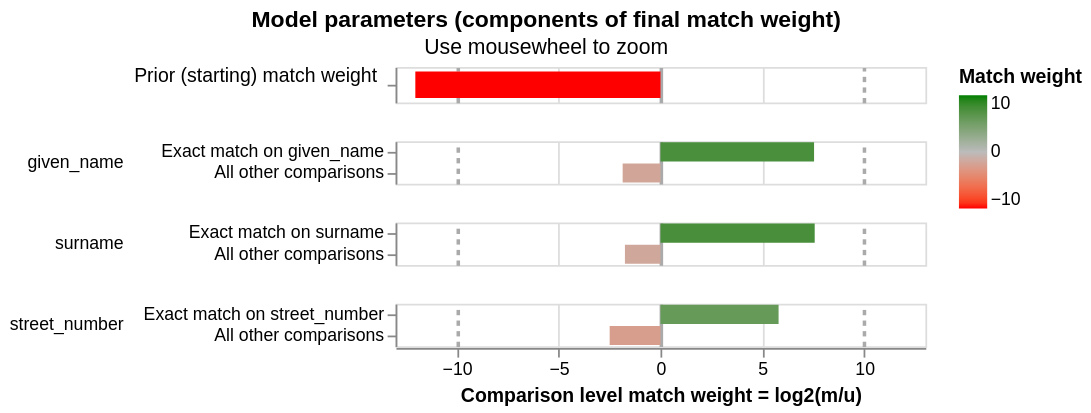

Notebook code for this chart:
### Markdown cell above
We can now visualise some of the details of our models. We can look at the match weights, which tell us the relative importance for/against a match for each of our comparsion levels.

Comparing the two models will show the added benefit we get in the more detailed model --- what in the simple model is classed as 'all other comparisons' is instead broken down further, and we can see that the detail of how this is broken down in fact gives us quite a bit of useful information about the likelihood of a match.

### Code cell
linker_simple.visualisations.match_weights_chart()

### Figure 1 — Vega-Lite specification as saved in the notebook (floating-point values rounded to 4 significant figures)
{"config": {"view": {"continuousWidth": 300, "continuousHeight": 300, "discreteHeight": 60, "discreteWidth": 400}, "header": {"title": null}, "mark": {"tooltip": null}, "title": {"anchor": "middle"}}, "vconcat": [{"mark": {"type": "bar", "clip": true, "height": 15}, "encoding": {"color": {"field": "log2_bayes_factor", "scale": {"domain": [-10, 0, 10], "interpolate": "lab", "range": ["red", "#bbbbbb", "green"]}, "title": "Match weight", "type": "quantitative"}, "tooltip": [{"field": "comparison_name", "title": "Comparison name", "type": "nominal"}, {"field": "probability_two_random_records_match", "format": ".4f", "title": "Probability two random records match", "type": "nominal"}, {"field": "log2_bayes_factor", "format": ",.4f", "title": "Equivalent match weight", "type": "quantitative"}, {"field": "bayes_factor_description", "title": "Match weight description", "type": "nominal"}], "x": {"axis": {"domain": false, "gridColor": {"condition": {"test": "abs(datum.value / 10)  <= 1 & datum.value % 10 === 0", "value": "#aaa"}, "value": "#ddd"}, "gridDash": {"condition": {"test": "abs(datum.value / 10) == 1", "value": [3]}, "value": null}, "gridWidth": {"condition": {"test": "abs(datum.value / 10)  <= 1 & datum.value % 10 === 0", "value": 2}, "value": 1}, "labels": false, "ticks": false, "title": ""}, "field": "log2_bayes_factor", "scale": {"domain": [-13, 13]}, "type": "quantitative"}, "y": {"axis": {"title": "Prior (starting) match weight", "titleAlign": "right", "titleAngle": 0, "titleFontWeight": "normal"}, "field": "label_for_charts", "sort": {"field": "comparison_vector_value", "order": "descending"}, "type": "nominal"}}, "height": 20, "transform": [{"filter": "(datum.comparison_name == 'probability_two_random_records_match')"}]}, {"mark": {"type": "bar", "clip": true}, "encoding": {"color": {"field": "log2_bayes_factor", "scale": {"domain": [-10, 0, 10], "interpolate": "lab", "range": ["red", "#bbbbbb", "green"]}, "title": "Match weight", "type": "quantitative"}, "row": {"field": "comparison_name", "header": {"labelAlign": "left", "labelAnchor": "middle", "labelAngle": 0}, "sort": {"field": "comparison_sort_order"}, "type": "nominal"}, "tooltip": [{"field": "comparison_name", "title": "Comparison name", "type": "nominal"}, {"field": "label_for_charts", "title": "Label", "type": "ordinal"}, {"field": "sql_condition", "title": "SQL condition", "type": "nominal"}, {"field": "m_probability", "format": ".10~g", "title": "M probability", "type": "quantitative"}, {"field": "u_probability", "format": ".10~g", "title": "U probability", "type": "quantitative"}, {"field": "bayes_factor", "format": ",.6f", "title": "Bayes factor = m/u", "type": "quantitative"}, {"field": "log2_bayes_factor", "format": ".4~g", "title": "Match weight = log2(m/u)", "type": "quantitative"}, {"field": "bayes_factor_description", "title": "Match weight description", "type": "nominal"}, {"field": "m_probability_description", "title": "m probability description", "type": "nominal"}, {"field": "u_probability_description", "title": "u probability description", "type": "nominal"}], "x": {"axis": {"gridColor": {"condition": {"test": "abs(datum.value / 10)  <= 1 & datum.value % 10 === 0", "value": "#aaa"}, "value": "#ddd"}, "gridDash": {"condition": {"test": "abs(datum.value / 10) == 1", "value": [3]}, "value": null}, "gridWidth": {"condition": {"test": "abs(datum.value / 10)  <= 1 & datum.value % 10 === 0", "value": 2}, "value": 1}, "title": "Comparison level match weight = log2(m/u)"}, "field": "log2_bayes_factor", "scale": {"domain": [-13, 13]}, "type": "quantitative"}, "y": {"axis": {"title": null}, "field": "label_for_charts", "sort": {"field": "comparison_vector_value", "order": "descending"}, "type": "nominal"}}, "height": {"step": 12}, "resolve": {"axis": {"y": "independent"}, "scale": {"y": "independent"}}, "transform": [{"filter": "(datum.comparison_name != 'probability_two_random_records_match')"}]}], "data": {"name": "data-45e7ce5366bc843b8fe536bdcc54b970"}, "params": [{"name": "mouse_zoom", "select": {"type": "interval", "encodings": ["x"]}, "bind": "scales", "views": []}], "resolve": {"axis": {"y": "independent"}, "scale": {"y": "independent"}}, "title": {"text": "Model parameters (components of final match weight)", "subtitle": "Use mousewheel to zoom"}, "$schema": "https://vega.github.io/schema/vega-lite/v5.9.3.json", "datasets": {"data-45e7ce5366bc843b8fe536bdcc54b970": [{"comparison_name": "probability_two_random_records_match", "sql_condition": null, "label_for_charts": "", "m_probability": null, "u_probability": null, "m_probability_description": null, "u_probability_description": null, "has_tf_adjustments": false, "tf_adjustment_column": null, "tf_adjustment_weight": null, "is_null_level": false, "bayes_factor": 0.000239, "log2_bayes_factor": -12.03, "comparison_vector_value": 0, "max_comparison_vector_value": 0, "bayes_factor_description": "The probability that two random records drawn at random match is 0.000 or one in  4,185.9 records.This is equivalent to a starting match weight of -12.031.", "probability_two_random_records_match": 0.0002389, "comparison_sort_order": -1}, {"comparison_name": "given_name", "sql_condition": "\"given_name_l\" = \"given_name_r\"", "label_for_charts": "Exact match on given_name", "m_probability": 0.7249, "u_probability": 0.003903, "m_probability_description": "Amongst matching record comparisons, 72.49% of records (i.e. one in 1.38) are in the exact match on given_name comparison level", "u_probability_description": "Amongst non-matching record comparisons, 0.3903% of records (i.e. one in 256) are in the exact match on given_name comparison level", "has_tf_adjustments": true, "tf_adjustment_column": "given_name", "tf_adjustment_weight": 1.0, "is_null_level": false, "bayes_factor": 185.7, "log2_bayes_factor": 7.537, "comparison_vector_value": 1, "max_comparison_vector_value": 1, "bayes_factor_description": "If comparison level is `exact match on given_name` then comparison is 186 times more likely to be a match", "probability_two_random_records_match": 0.0002389, "comparison_sort_order": 0}, {"comparison_name": "given_name", "sql_condition": "ELSE", "label_for_charts": "All other comparisons", "m_probability": 0.2751, "u_probability": 0.9961, "m_probability_description": "Amongst matching record comparisons, 27.51% of records (i.e. one in 3.635) are in the all other comparisons comparison level", "u_probability_description": "Amongst non-matching record comparisons, 99.61% of records (i.e. one in 1.004) are in the all other comparisons comparison level", "has_tf_adjustments": false, "tf_adjustment_column": null, "tf_adjustment_weight": 1.0, "is_null_level": false, "bayes_factor": 0.2762, "log2_bayes_factor": -1.856, "comparison_vector_value": 0, "max_comparison_vector_value": 1, "bayes_factor_description": "If comparison level is `all other comparisons` then comparison is 3.621 times less likely to be a match", "probability_two_random_records_match": 0.0002389, "comparison_sort_order": 0}, {"comparison_name": "surname", "sql_condition": "\"surname_l\" = \"surname_r\"", "label_for_charts": "Exact match on surname", "m_probability": 0.7028, "u_probability": 0.003703, "m_probability_description": "Amongst matching record comparisons, 70.28% of records (i.e. one in 1.423) are in the exact match on surname comparison level", "u_probability_description": "Amongst non-matching record comparisons, 0.3703% of records (i.e. one in 270) are in the exact match on surname comparison level", "has_tf_adjustments": true, "tf_adjustment_column": "surname", "tf_adjustment_weight": 1.0, "is_null_level": false, "bayes_factor": 189.8, "log2_bayes_factor": 7.568, "comparison_vector_value": 1, "max_comparison_vector_value": 1, "bayes_factor_description": "If comparison level is `exact match on surname` then comparison is 190 times more likely to be a match", "probability_two_random_records_match": 0.0002389, "comparison_sort_order": 1}, {"comparison_name": "surname", "sql_condition": "ELSE", "label_for_charts": "All other comparisons", "m_probability": 0.2972, "u_probability": 0.9963, "m_probability_description": "Amongst matching record comparisons, 29.72% of records (i.e. one in 3.365) are in the all other comparisons comparison level", "u_probability_description": "Amongst non-matching record comparisons, 99.63% of records (i.e. one in 1.004) are in the all other comparisons comparison level", "has_tf_adjustments": false, "tf_adjustment_column": null, "tf_adjustment_weight": 1.0, "is_null_level": false, "bayes_factor": 0.2983, "log2_bayes_factor": -1.745, "comparison_vector_value": 0, "max_comparison_vector_value": 1, "bayes_factor_description": "If comparison level is `all other comparisons` then comparison is 3.352 times less likely to be a match", "probability_two_random_records_match": 0.0002389, "comparison_sort_order": 1}, {"comparison_name": "street_number", "sql_condition": "\"street_number_l\" = \"street_number_r\"", "label_for_charts": "Exact match on street_number", "m_probability": 0.8251, "u_probability": 0.01485, "m_probability_description": "Amongst matching record comparisons, 82.51% of records (i.e. one in 1.212) are in the exact match on street_number comparison level", "u_probability_description": "Amongst non-matching record comparisons, 1.485% of records (i.e. one in 67.32) are in the exact match on street_number comparison level", "has_tf_adjustments": true, "tf_adjustment_column": "street_number", "tf_adjustment_weight": 1.0, "is_null_level": false, "bayes_factor": 55.55, "log2_bayes_factor": 5.796, "comparison_vector_value": 1, "max_comparison_vector_value": 1, "bayes_factor_description": "If comparison level is `exact match on street_number` then comparison is 55.55 times more likely to be a match", "probability_two_random_records_match": 0.0002389, "comparison_sort_order": 2}, {"comparison_name": "street_number", "sql_condition": "ELSE", "label_for_charts": "All other comparisons", "m_probability": 0.1749, "u_probability": 0.9851, "m_probability_description": "Amongst matching record comparisons, 17.49% of records (i.e. one in 5.718) are in the all other comparisons comparison level", "u_probability_description": "Amongst non-matching record comparisons, 98.51% of records (i.e. one in 1.015) are in the all other comparisons comparison level", "has_tf_adjustments": false, "tf_adjustment_column": null, "tf_adjustment_weight": 1.0, "is_null_level": false, "bayes_factor": 0.1775, "log2_bayes_factor": -2.494, "comparison_vector_value": 0, "max_comparison_vector_value": 1, "bayes_factor_description": "If comparison level is `all other comparisons` then comparison is 5.633 times less likely to be a match", "probability_two_random_records_match": 0.0002389, "comparison_sort_order": 2}]}}
